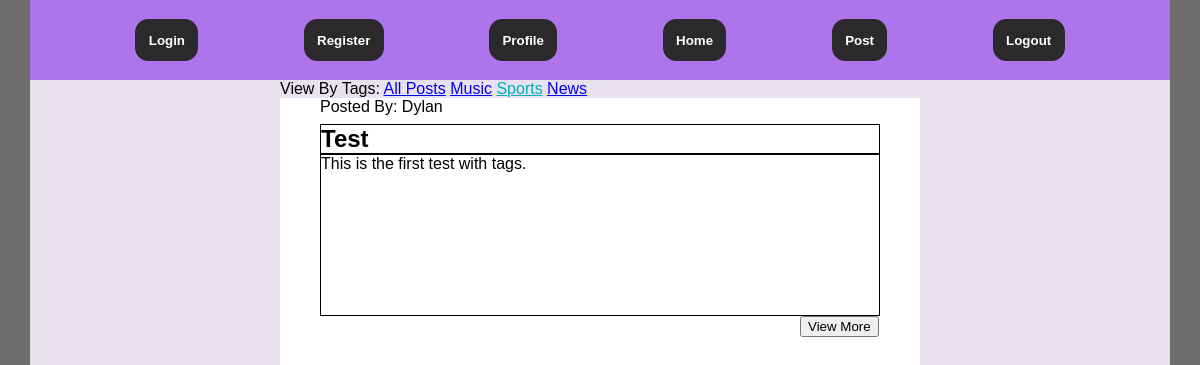
Before: /Front-end/PHP/sports.php with the older database file.
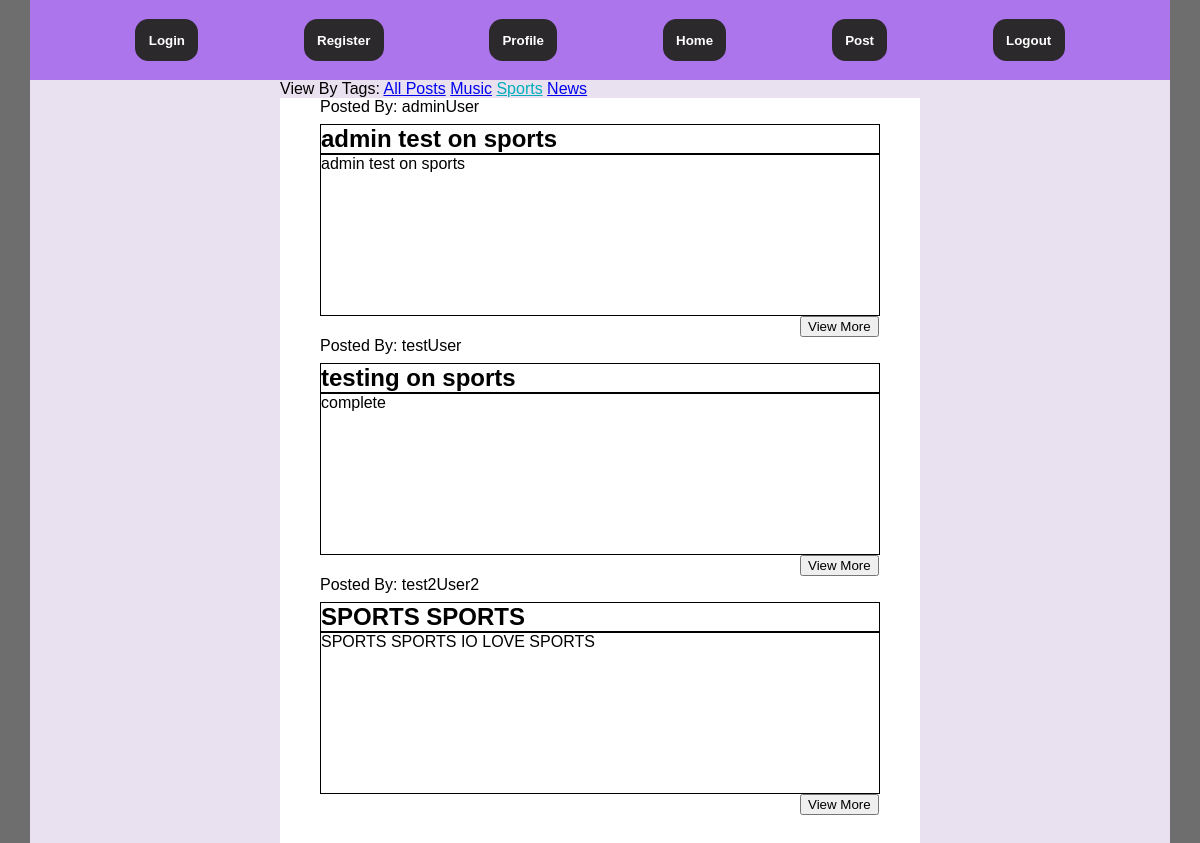
After: the same page with the newer database file.
### tables this page shows
CREATE TABLE `post` (
  `user` varchar(20) DEFAULT NULL,
  `postID` int(255) NOT NULL,
  `title` varchar(60) DEFAULT NULL,
  `content` varchar(10000) DEFAULT NULL,
  `creation_date` date DEFAULT current_timestamp(),
  `tag` varchar(20) DEFAULT NULL
);

### Front-end/PHP/sports.php (the view, shortened to what this page needs)
<!doctype html>
<html>
  <head>
    <link rel="stylesheet" href="../CSS/reset.css">
    <link rel="stylesheet" href="../CSS/general.css">
    <link rel="stylesheet" href="../CSS/home.css">
  </head>
  <body class = "all_posts">
    <div class="header">
      <nav>
        <a href="../HTML/login.html"><button>Login</button></a>
        <a href="../HTML/register.html"><button>Register</button></a>
        <a href="../HTML/profile.html"><button>Profile</button></a>
        <a href="../HTML/home.php"><button>Home</button></a>
        <a href="../HTML/post.html"><button>Post</button></a>
		<a href="../PHP/logout.php"><button>Logout</button></a>
      </nav>
    </div>
    <main>
      <div class = "postContainer">
        <div class = "tagsContainer">
          <p>View By Tags: <a href="../HTML/home.php">All Posts</a> <a href="../PHP/music.php">Music</a> <a id = "sports" href="../PHP/sports.php">Sports</a> <a href="../PHP/news.php">News</a></p>
        </div>
        <?php
          $host = "localhost";
          $database = "db_92331107";
          $user = "92331107";
          $password = "92331107";
          $connection = mysqli_connect($host, $user, $password, $database);
          $error = mysqli_connect_error();
          if($error != null)
          {
              $output = "<p>Unable to connect to database!</p>";
              exit($output);
          }
          else
          {
            $sql = "SELECT * FROM post WHERE tag = 'sports' ORDER BY postID DESC";
            $results = mysqli_query($connection, $sql);
            while($row = mysqli_fetch_assoc($results)){
              echo "<p class = 'post'>Posted By: ".$row['user']."</p>";
              echo "<h1 class = 'post' id = 'postTitle'>".$row['title']."</h1>";
              echo "<p class = 'post' id = 'postDesc'>".$row['content']."</p>";
              echo "<a href='#'><input id='submit-button' type='submit' value='View More'><a>";
            }
          }
        ?>
      </div>
    </main>
  </body>
</html>

Changed rows visible on the page:
no longer on this page (row edited): post: user "Dylan", title "Test", content "This is the first test with tags."
added post: user "adminUser", title "admin test on sports", content "admin test on sports"
now on this page (row edited): post: user "testUser", title "testing on sports", content "complete"
now on this page (row edited): post: user "test2User2", title "SPORTS SPORTS", content "SPORTS SPORTS IO LOVE SPORTS"
